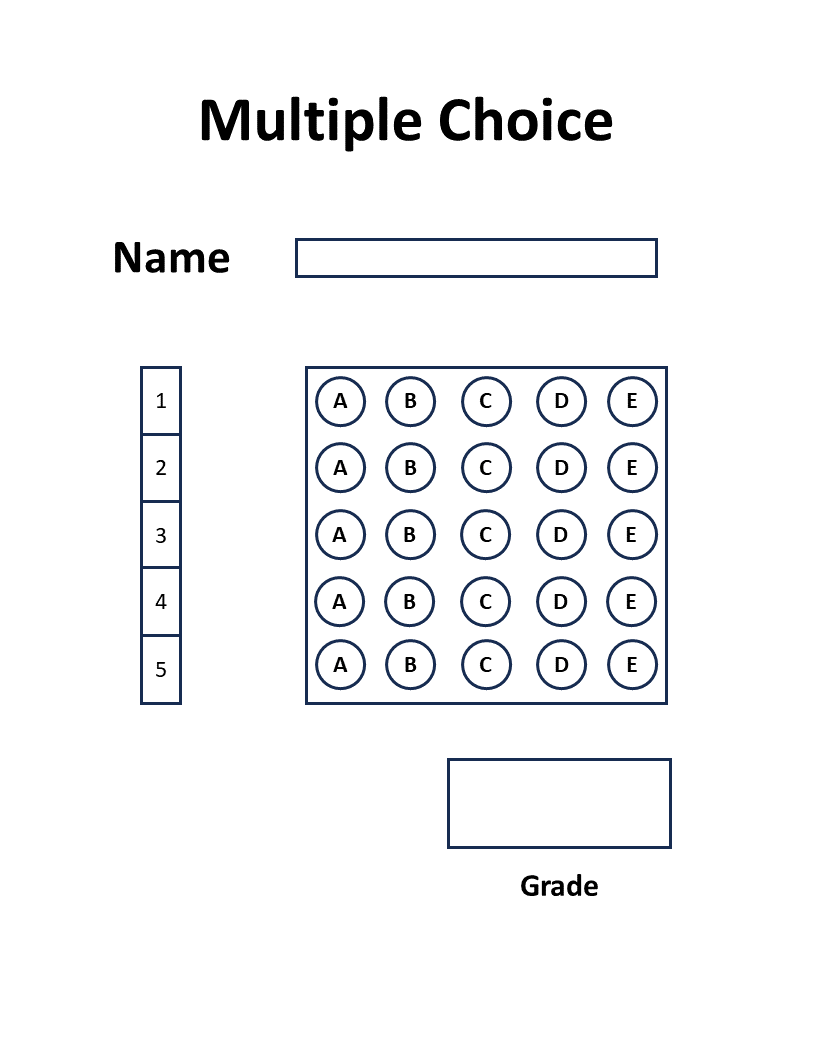
#> input picture project progress/OMR/omr.png, 816 x 1056 px; its folder holds only this picture in this run
$ python -i main.py   (imports and definitions only)
#> lines starting #> are read from the running program, lines starting #| are printed output that depends on the picture; after the words box and inside, x2 and y2 are one past the last pixel; in counts of white or black regions, pixels touching at a corner belong together
### project progress/OMR/config.py
"""
Configuration file for OMR System
Modify these settings to customize the OMR sheet processing
"""

# ==================== IMAGE PROCESSING SETTINGS ====================

# Target image dimensions after resizing
IMAGE_WIDTH = 400
IMAGE_HEIGHT = 500

# Gaussian blur parameters
BLUR_KERNEL_SIZE = (5, 5)  # Must be odd numbers
BLUR_SIGMA = 1

# Canny edge detection thresholds
CANNY_THRESHOLD1 = 50
CANNY_THRESHOLD2 = 150

# Thresholding value for answer detection
THRESHOLD_VALUE = 170


# ==================== ANSWER SHEET SETTINGS ====================

# Number of questions on the answer sheet
NUM_QUESTIONS = 5

# Number of choices per question (e.g., 5 for A, B, C, D, E)
NUM_CHOICES = 5

# Correct answer key (0=A, 1=B, 2=C, 3=D, 4=E)
# Modify this array according to your answer key
ANSWER_KEY = [0, 0, 0, 0, 0]  # All answers are 'A'


# ==================== ROI EXTRACTION SETTINGS ====================

# Corner adjustment for answer section extraction
# Format: (left_offset, top_offset, right_offset, bottom_offset)
ANSWER_CORNER_OFFSET = {
    'bottom_left_x': -10,   # Expand left
    'bottom_left_y': -10,   # Expand bottom
    'top_right_x': 5,       # Expand right
    'top_right_y': 20       # Expand top
}

# Crop ratio for removing header (keeps bottom portion)
# 4/5 means keep the lower 80% of the image
CROP_RATIO = 4 / 5

# Border padding for answer section
# Format: (top, bottom, left, right)
BORDER_PADDING = {
    'top': 1,
    'bottom': 1,
    'left': 3,
    'right': 0
}


# ==================== GRADING SETTINGS ====================

# Passing percentage (40% = 2 out of 5 correct)
PASS_MARK = 40.0

# Grade boundaries
GRADE_BOUNDARIES = {
    'A': 80,  # 80-100%
    'B': 60,  # 60-79%
    'C': 40,  # 40-59%
    'F': 0    # 0-39%
}


# ==================== DISPLAY SETTINGS ====================

# Show intermediate processing steps (set to False to skip cv2.imshow and cv2.waitKey)
SHOW_INTERMEDIATE_STEPS = True

# Grade section corner adjustment (for displaying grade on image)
GRADE_CORNER_OFFSET = {
    'bottom_left_x': -50,
    'bottom_left_y': -100,
    'top_right_x': 20,
    'top_right_y': 20
}

# Grade text display position and style
GRADE_TEXT_POSITION = (240, 390)
GRADE_TEXT_FONT = 1  # cv2.FONT_HERSHEY_COMPLEX = 1
GRADE_TEXT_SCALE = 1
GRADE_TEXT_COLOR = (0, 255, 0)  # Green (BGR format)
GRADE_TEXT_THICKNESS = 3


# ==================== GUI SETTINGS ====================

# GUI window dimensions
GUI_WIDTH = 600
GUI_HEIGHT = 400

# GUI color scheme
GUI_BG_COLOR = "#1E8F91"
GUI_BUTTON_COLOR = "#4CAF50"
GUI_TEXT_COLOR = "#ffffff"

# Thumbnail size for uploaded images
THUMBNAIL_SIZE = (100, 100)


# ==================== VALIDATION ====================

def validate_config():
    """Validate configuration parameters"""
    errors = []

    if len(ANSWER_KEY) != NUM_QUESTIONS:
        errors.append(f"ANSWER_KEY length ({len(ANSWER_KEY)}) doesn't match NUM_QUESTIONS ({NUM_QUESTIONS})")

    for idx, ans in enumerate(ANSWER_KEY):
        if not (0 <= ans < NUM_CHOICES):
            errors.append(f"ANSWER_KEY[{idx}] = {ans} is invalid. Must be between 0 and {NUM_CHOICES-1}")

    if BLUR_KERNEL_SIZE[0] % 2 == 0 or BLUR_KERNEL_SIZE[1] % 2 == 0:
        errors.append(f"BLUR_KERNEL_SIZE must have odd dimensions, got {BLUR_KERNEL_SIZE}")

    if not (0 < CROP_RATIO <= 1):
        errors.append(f"CROP_RATIO must be between 0 and 1, got {CROP_RATIO}")

    if errors:
        print("❌ Configuration Errors:")
        for error in errors:
            print(f"   - {error}")
        return False

    print("✅ Configuration validated successfully!")
    return True


# Run validation when imported
# [2 lines that do not run on import are left out]

### project progress/OMR/helper.py
from collections import deque

import cv2
import numpy as np
import config

def splitBoxes(img):
    """Split image into grid based on questions and choices - optimized with list comprehension"""
    rows = np.vsplit(img, config.NUM_QUESTIONS)
    boxes = [box for r in rows for box in np.hsplit(r, config.NUM_CHOICES)]
    return boxes

def showAnswers(img,myIndex,questions,answers,choices,grading):
    img = img.copy()
    img = cv2.cvtColor(img, cv2.COLOR_GRAY2BGR)
    secW = int(img.shape[1]/choices)  # Width divided by number of choices (columns)
    secH = int(img.shape[0]/questions)  # Height divided by number of questions (rows)

    for x in range(0,questions):

        myAns = myIndex[x]
        cX = (myAns*secW) + secW//2
        cY = (x*secH) + secH//2

        if(grading[x] == 1):
            myColor = (0,255,0)
        else:
            myColor = (0,0,255)
            correctAns = answers[x]
            cv2.circle(img, ((correctAns*secW)+secW//2, (x*secH)+secH//2), 10, (0,255,0), cv2.FILLED)

        cv2.circle(img,(cX,cY),10,myColor,cv2.FILLED)
    return img

def countNonZeroPixel(img):
    """Count non-zero pixels - optimized with NumPy"""
    # Use NumPy's built-in function - much faster than nested loops
    return np.count_nonzero(img)

def manual_draw_contours(img, contours, color, thickness):
    """
    Manually draw contours on an image.
    """
    for contour in contours:
        y=contour[1] + 10
        x=contour[0] + 10
        cv2.circle(img, (y, x), radius=1, color=color, thickness=thickness)

def find_corners(contour):
    """
    Find the bounding box corners for a custom contour - optimized.
    Custom contour format: list of (x, y) tuples
    """
    # Convert to numpy array for vectorized operations
    contour_array = np.array(contour)

    # Use numpy min/max for faster computation
    min_x = int(contour_array[:, 0].min())
    max_x = int(contour_array[:, 0].max())
    min_y = int(contour_array[:, 1].min())
    max_y = int(contour_array[:, 1].max())

    # Return 4 corners: top_left, top_right, bottom_left, bottom_right
    return [
        (min_x, max_y),  # top_left
        (max_x, max_y),  # top_right
        (min_x, min_y),  # bottom_left
        (max_x, min_y)   # bottom_right
    ]

def dfs(image, sp_x, sp_y, to_replace, replace_with):
    """DFS traversal - optimized with set for visited tracking"""
    height, width = image.shape
    parent_map = {}
    length = 0
    last = None

    stack = [(sp_x, sp_y, 0)]
    parent_map[(sp_x, sp_y)] = None

    # Pre-define directions for reuse
    directions = [(-1, -1), (0, -1), (1, -1), (-1, 0), (0, 0), (1, 0), (-1, 1), (0, 1), (1, 1)]

    while stack:
        x, y, it = stack.pop()
        if image[x, y] != to_replace:
            continue

        image[x, y] = replace_with

        it += 1
        if it > length:
            length = it
            last = (x, y)

        for dx, dy in directions:
            nx, ny = x + dx, y + dy
            if 0 <= nx < height and 0 <= ny < width and image[nx, ny] == to_replace:
                if (nx, ny) not in parent_map:  # Check if not already visited
                    parent_map[(nx, ny)] = (x, y)
                    stack.append((nx, ny, it))

    # Build path from last to start
    points = []
    current = last
    while current is not None:
        points.append(current)
        current = parent_map[current]
    points.reverse()
    return points


def get_edge_points(image):
    """Extract edge contours - optimized with set for visited tracking"""
    image = image.copy()
    height, width = image.shape
    pad = 10
    image = image[pad:height - pad, pad:width - pad]
    height, width = image.shape
    contours = []

    visited = set()  # Use set instead of dict for faster lookup
    directions = [(-1, -1), (0, -1), (1, -1), (-1, 0), (0, 0), (1, 0), (-1, 1), (0, 1), (1, 1)]

    def bfs(sx, sy):
        to_it = (sx, sy)

        while to_it is not None:
            queue = deque([to_it])
            to_it = None

            while queue:
                x, y = queue.popleft()
                if (x, y) in visited:
                    continue

                image[x, y] = 60
                visited.add((x, y))

                for dx, dy in directions:
                    nx, ny = x + dx, y + dy
                    if nx < 0 or nx >= height or ny < 0 or ny >= width or image[nx, ny] == 60:
                        continue

                    if image[nx, ny] == 255:
                        to_it = (nx, ny)
                        queue.clear()
                        break
                    if (nx, ny) not in visited:
                        queue.append((nx, ny))

            if to_it is None:
                break

            points = dfs(image, to_it[0], to_it[1], to_replace=255, replace_with=120)
            last_pt = points[-1]

            points = dfs(image, last_pt[0], last_pt[1], to_replace=120, replace_with=60)
            if len(points) > 20:
                contours.append(points)

            to_it = points[-1]

    for x in range(height):
        for y in range(width):
            if (x, y) not in visited:
                bfs(x, y)

    return contours

def thresholdImage(img, thres, threshold):
    thres = np.where(img < threshold, 255, 0).astype(np.uint8)
    return thres

### project progress/OMR/main.py
import cv2
import numpy as np
from openpyxl.workbook import Workbook

import helper
import config

import tkinter as tk
from tkinter import filedialog
from PIL import Image, ImageTk
import os

id=[]
res=[]
def processImages(filepath):


#> called with filepath = 'omr.png'
    img = cv2.imread(filepath)
#> img is the input picture: shape (1056, 816, 3); mean B, G, R 246.9, 245.9, 245.4
    filename = os.path.basename(filepath)
    print("Filename:", filename)
    filename_without_extension = filename.split('.')[0]
    print("Filename without extension:", filename_without_extension)
    id.append(filename_without_extension)

    # Get configuration values
    width = config.IMAGE_WIDTH
    height = config.IMAGE_HEIGHT
    questions = config.NUM_QUESTIONS
    choices = config.NUM_CHOICES
    ans = config.ANSWER_KEY

    # RESIZING
    img = cv2.resize(img, (width, height))
#> img: shape (500, 400, 3)
    cv2.imshow("Input image", img)
    cv2.waitKey(0)

    imgGray = cv2.cvtColor(img, cv2.COLOR_BGR2GRAY)
    cv2.imshow("Grayscaled image", imgGray)
    cv2.waitKey(0)

    # BLURRING - Optimized using OpenCV's built-in GaussianBlur
    # GaussianBlur is much faster than manual convolution
    # kernel size should be odd (5x5 is equivalent to sigma=1)
    imgBlur = cv2.GaussianBlur(imgGray, config.BLUR_KERNEL_SIZE, config.BLUR_SIGMA)
    cv2.imshow("Blurred image", imgBlur)
    cv2.waitKey(0)

    # EDGE DETECTION - Using OpenCV's optimized built-in Canny
    # cv2.Canny(image, threshold1, threshold2)
    imgCanny = cv2.Canny(imgBlur, config.CANNY_THRESHOLD1, config.CANNY_THRESHOLD2)
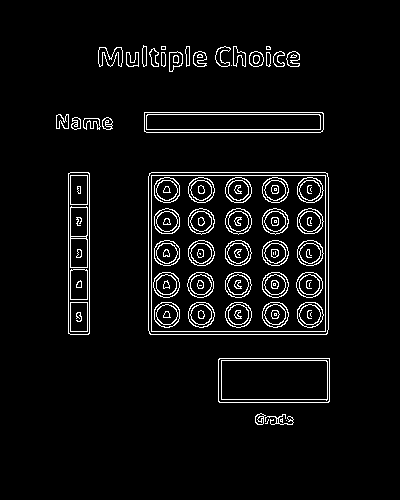
#> imgCanny: shape (500, 400); 5% white in thin lines or dots, all inside (x1, y1, x2, y2) = (56, 45, 330, 425)
    cv2.imshow("Edge detected image", imgCanny)
    cv2.waitKey(0)


    # FINDING ALL CONTOURS
    contours = helper.get_edge_points(imgCanny)
#> in get_edge_points, `image = image[pad:height - pad, pad:width - pad]`: image: shape (480, 380); 5.5% white in thin lines or dots, all inside (x1, y1, x2, y2) = (46, 35, 320, 415)
    # print(contours)
    # print(len(contours))
    drawCnt = img.copy()
    for i in range(len(contours)):
        # print("Contours")
        # print(contours[i])
        # contour_points = np.array(contours[i], dtype=np.int32)
        helper.manual_draw_contours(drawCnt, contours[i], (0, 255, 0), 1)
#> this loop made 90 passes
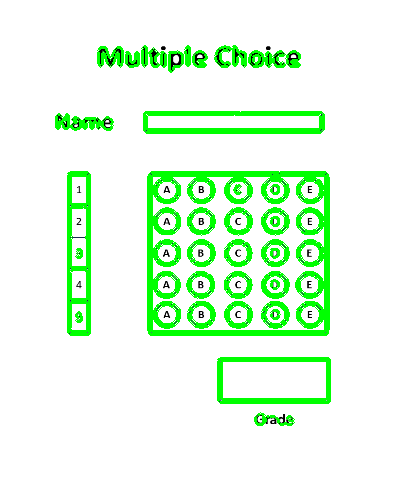
#> drawCnt: shape (500, 400, 3); mean B, G, R 224.9, 253.1, 224.9
        # print("done")
    cv2.imshow("Contours", drawCnt)
    cv2.waitKey(0)


    # FIND CORNERS - Get bounding box for each contour
    corner_points = []
    for contour in contours:
        corner_list = helper.find_corners(contour)
        corner_points.append(corner_list)
    # print(corner_points)

    drawCorners = img.copy()
    for corner in corner_points:
        helper.manual_draw_contours(drawCorners, corner, (0, 255, 0), 2)
#> this loop made 90 passes
#> corner on passes 1 to 12: [(37, 112), (56, 112), (37, 88), (56, 88)], [(42, 128), (56, 128), (42, 116), (56, 116)], [(36, 136), (56, 136), (36, 132), (56, 132)], [(38, 148), (56, 148), (38, 139), (56, 139)], [(42, 155), (56, 155), (42, 151), (56, 151)], [(41, 172), (61, 172), (41, 159), (61, 159)], [(36, 179), (55, 179), (36, 175), (55, 175)], [(41, 196), (56, 196), (41, 183), (56, 183)], [(36, 220), (56, 220), (36, 205), (56, 205)], [(36, 235), (56, 235), (36, 223), (56, 223)], [(41, 253), (56, 253), (41, 239), (56, 239)], [(45, 249), (53, 249), (45, 243), (53, 243)]
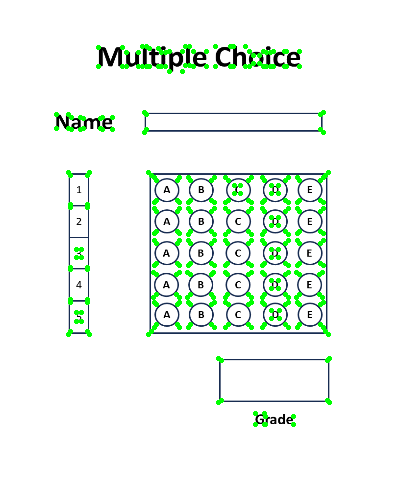
#> drawCorners: shape (500, 400, 3); mean B, G, R 238.9, 246.7, 237.5
    # cv2.imshow("Corners",drawCorners)
    # cv2.waitKey(0)

    # FIND AREA
    areas = []
    for corners in corner_points:
        rec_width1 = abs(corners[1][0] - corners[0][0])
        rec_width2 = abs(corners[3][0] - corners[2][0])
        rec_width = (rec_width2 + rec_width1) / 2
        rec_height1 = abs(corners[0][1] - corners[2][1])
        rec_height2 = abs(corners[1][1] - corners[3][1])
        rec_height = (rec_height2 + rec_height1) / 2
        area = rec_width * rec_height
        areas.append(area)
#> this loop made 90 passes
    print("Area")
    print(areas)
#> (printed output is left out)

    sorted_area = sorted(areas, reverse=True)
    print(sorted_area)
#> (printed output is left out)
    max_area = sorted_area[0]
    area_index = []
    for i in range(len(sorted_area)):
        for j in range(len(areas)):
            if (sorted_area[i] == areas[j]):
                area_index.append(j)
                break;
    # print(area_index)
    max_index = area_index[0]
    max_contour = img.copy()
    # 0 -> ans, 2 -> grade, 4 -> name
    helper.manual_draw_contours(max_contour, contours[area_index[0]], (0, 255, 0), 1)
#> max_contour: shape (500, 400, 3); mean B, G, R 244.7, 246.4, 243.4

    cv2.imshow("Answer section", max_contour)
    cv2.waitKey(0)

    ans_corner_points = corner_points[max_index]
    bl_x = ans_corner_points[2][0] + config.ANSWER_CORNER_OFFSET['bottom_left_x']
    bl_y = ans_corner_points[2][1] + config.ANSWER_CORNER_OFFSET['bottom_left_y']
    tr_x = ans_corner_points[1][0] + config.ANSWER_CORNER_OFFSET['top_right_x']
    tr_y = ans_corner_points[1][1] + config.ANSWER_CORNER_OFFSET['top_right_y']
    # anss = np.ones((row_end-row_start+1,col_end-col_start+1))
    wd = tr_x - bl_x
    ht = tr_y - bl_y
    x, y, w, h = bl_x, bl_y, wd, ht  # Example: x, y, width, height of the ROI
    roi = imgGray[y:y + h, x:x + w]
    ans_new_image = np.zeros_like(roi)  # Create a black image with the same size as roi
    ans_new_image[:, :] = roi
    # cv2.imshow('Birds eye view', ans_new_image)
    # cv2.waitKey(0)

    height, width = ans_new_image.shape[:2]
    # Define the crop region for the lower portion
    crop_height = int(height * config.CROP_RATIO)  # Calculate the crop height

    # Crop the lower portion of the image
    lower_portion = ans_new_image[-crop_height:, :]
    img_padded = cv2.copyMakeBorder(lower_portion,
                                    config.BORDER_PADDING['top'],
                                    config.BORDER_PADDING['bottom'],
                                    config.BORDER_PADDING['left'],
                                    config.BORDER_PADDING['right'],
                                    cv2.BORDER_CONSTANT)
    cv2.imshow("Birds eye view", img_padded)
    # print(img_padded.shape)
    cv2.waitKey(0)

    # Optimized thresholding - no need to pre-create imgThres
    imgThres = helper.thresholdImage(img_padded, None, config.THRESHOLD_VALUE)
#> in thresholdImage, `thres = np.where(img < threshold, 255, 0).astype(np.uint8)`:
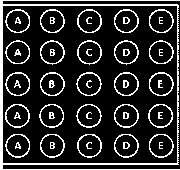
#> thres: shape (170, 180); 17.3% white in thin lines or dots
    cv2.imshow("Thresholded image", imgThres)
    cv2.waitKey(0)

    boxes = helper.splitBoxes(imgThres)
    # for i in range(25):
    #     cv2.imshow("Test box", boxes[i])
    #     cv2.waitKey(0)

    # GETTING NON ZERO PIXEL VALUES OF EACH BOX
    myPixelVal = np.zeros((questions, choices))
    countC = 0
    countR = 0

    for image in boxes:
        totalPixels = helper.countNonZeroPixel(image)
        # [4 lines of commented-out code are left out]

        myPixelVal[countR][countC] = totalPixels
        countC += 1
        if (countC == choices):
            countR += 1
            countC = 0
#> this loop made 25 passes
    # print("Count pixel value")
    # print(myPixelVal)

    # FINDING INDEXES OF THE MARKINGS
    myIndex = []
    for x in range(0, questions):
        arr = myPixelVal[x]
        myIndexVal = np.where(arr == np.amax(arr))
        # print(myIndexVal[0])
        myIndex.append(myIndexVal[0][0])
    # print(myIndex)

    # GRADING
    gradings = []
    for x in range(0, questions):
        if (ans[x] == myIndex[x]):
            gradings.append(1)
        else:
            gradings.append(0)
    score = (sum(gradings) / questions) * 100
    res.append(score)
    # print(score)

    # DISPLAYING ANSWERS
    imgResult = img_padded.copy()
    imgResult = helper.showAnswers(imgResult, myIndex, questions, ans, choices, gradings)
#> after the loop in showAnswers, `for x in range(0,questions):`:
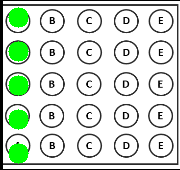
#> img: shape (170, 180, 3); mean B, G, R 207.5, 220.8, 207.5
    cv2.imshow("Answers", imgResult)
    cv2.waitKey(0)

    # DISPLAY GRADING
    grade_index = area_index[2]
    grade_contour = img.copy()
    # 0 -> ans, 2 -> grade, 4 -> name
    # helper.manual_draw_contours(grade_contour, contours[grade_index], (0, 255, 0), 1)
    # cv2.imshow("Grade contour",grade_contour)
    # cv2.waitKey(0)

    grade_corner_points = corner_points[grade_index]
    # print("grade corner points")
    # print(grade_corner_points)
    grade_bl_x = grade_corner_points[2][0] + config.GRADE_CORNER_OFFSET['bottom_left_x']
    grade_bl_y = grade_corner_points[2][1] + config.GRADE_CORNER_OFFSET['bottom_left_y']
    grade_tr_x = grade_corner_points[1][0] + config.GRADE_CORNER_OFFSET['top_right_x']
    grade_tr_y = grade_corner_points[1][1] + config.GRADE_CORNER_OFFSET['top_right_y']
    # anss = np.ones((row_end-row_start+1,col_end-col_start+1))
    grade_wd = grade_tr_x - grade_bl_x
    grade_ht = grade_tr_y - grade_bl_y
    x, y, w, h = grade_bl_x, grade_bl_y, grade_wd, grade_ht  # Example: x, y, width, height of the ROI
    grade_roi = imgGray[y:y + h, x:x + w]
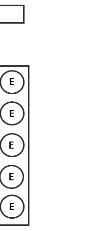
#> grade_roi: shape (231, 102); min 0, max 255, mean 245.5
    grade_new_image = np.zeros_like(grade_roi)  # Create a black image with the same size as roi
    grade_new_image[:, :] = grade_roi
    helper.manual_draw_contours(grade_contour, contours[grade_index], (0, 255, 0), 1)
#> grade_contour: shape (500, 400, 3); mean B, G, R 246, 246.2, 244.6
    cv2.imshow('Grading section', grade_contour)
    cv2.waitKey(0)

    imgGrading = grade_contour.copy()
    cv2.putText(imgGrading, str(int(score)) + "%",
                config.GRADE_TEXT_POSITION,
                config.GRADE_TEXT_FONT,
                config.GRADE_TEXT_SCALE,
                config.GRADE_TEXT_COLOR,
                config.GRADE_TEXT_THICKNESS)
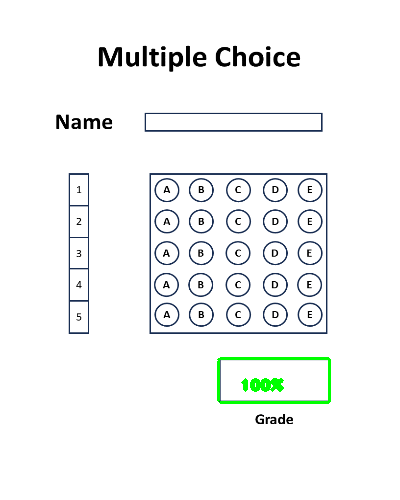
#> imgGrading: shape (500, 400, 3); mean B, G, R 245.4, 246.2, 244
    cv2.imshow("Grading", imgGrading)
    cv2.waitKey(0)


    cv2.destroyAllWindows()

# [269 lines left out: functions show_result_summary, print_result, save_to_excel, rounded_button, upload_images, show_images and 1 more, not called in this run]

# [50 lines not run here, left out]

>>> result = processImages('omr.png')
